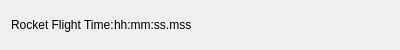
<?xml version="1.0" encoding="UTF-8"?>
<ui version="4.0">
 <class>RocketFlightTimeWidget</class>
 <widget class="QWidget" name="RocketFlightTimeWidget">
  <property name="geometry">
   <rect>
    <x>0</x>
    <y>0</y>
    <width>400</width>
    <height>50</height>
   </rect>
  </property>
  <property name="maximumSize">
   <size>
    <width>400</width>
    <height>50</height>
   </size>
  </property>
  <property name="windowTitle">
   <string>DateWidget</string>
  </property>
  <layout class="QHBoxLayout" name="horizontalLayout">
   <property name="spacing">
    <number>0</number>
   </property>
   <item>
    <widget class="QLabel" name="Label">
     <property name="text">
      <string>Rocket Flight Time:</string>
     </property>
     <property name="scaledContents">
      <bool>false</bool>
     </property>
     <property name="alignment">
      <set>Qt::AlignmentFlag::AlignJustify|Qt::AlignmentFlag::AlignVCenter</set>
     </property>
    </widget>
   </item>
   <item>
    <widget class="QLabel" name="FlightTime">
     <property name="maximumSize">
      <size>
       <width>16777215</width>
       <height>288</height>
      </size>
     </property>
     <property name="text">
      <string>hh:mm:ss.mss</string>
     </property>
     <property name="alignment">
      <set>Qt::AlignmentFlag::AlignJustify|Qt::AlignmentFlag::AlignVCenter</set>
     </property>
    </widget>
   </item>
   <item>
    <spacer name="horizontalSpacer">
     <property name="orientation">
      <enum>Qt::Orientation::Horizontal</enum>
     </property>
     <property name="sizeHint" stdset="0">
      <size>
       <width>40</width>
       <height>20</height>
      </size>
     </property>
    </spacer>
   </item>
  </layout>
 </widget>
 <resources/>
 <connections/>
</ui>
